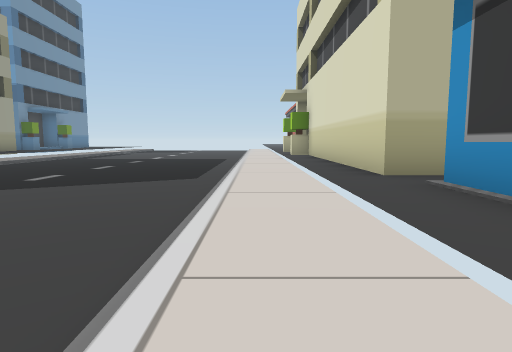
view 1 (above)

24 first-person views from a walk through a scene from a Unity 3-D project. The camera is 1.2 m above the floor, tilts 6° down and sees 75° across. The floor is counted in squares, 2 m on a side. Each view is taken from the middle of a square. On the plan, view 1 faces up. The plan holds only what a view shows up to about 10 squares ahead; the rest is blank. The place goes on beyond the plan.

view 2
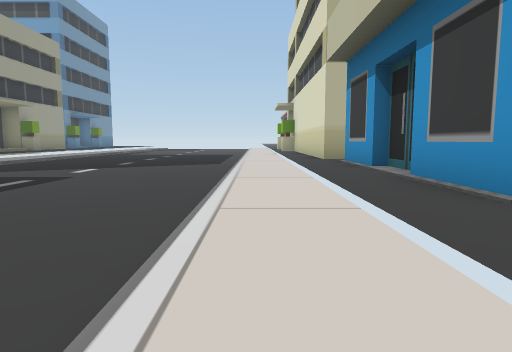

view 3
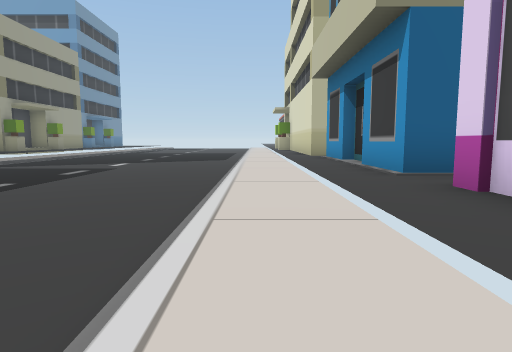

view 4
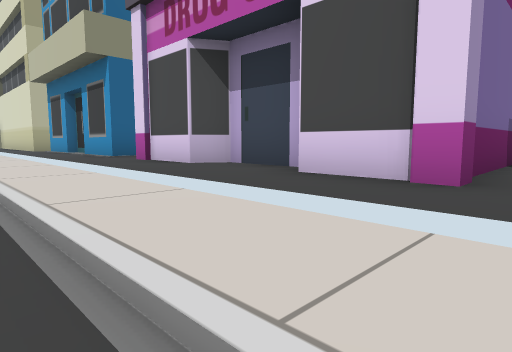

view 5
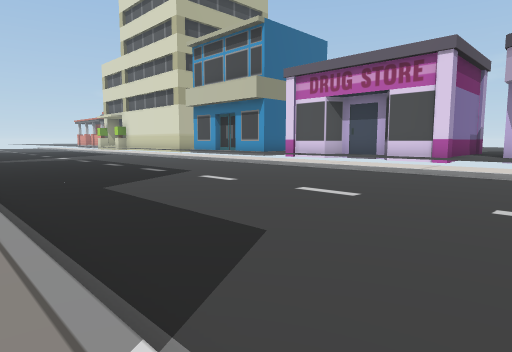

view 6
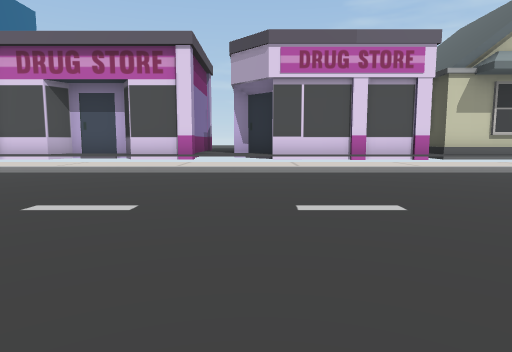

view 7
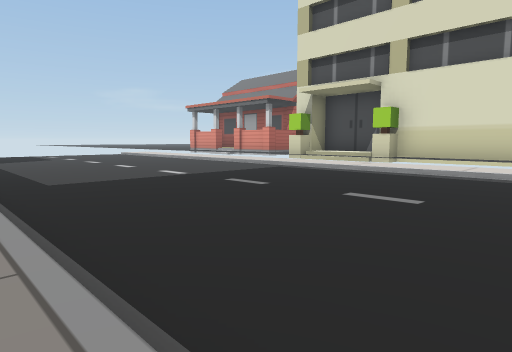

view 8
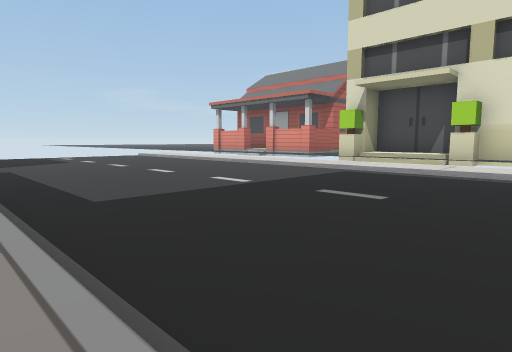

view 9
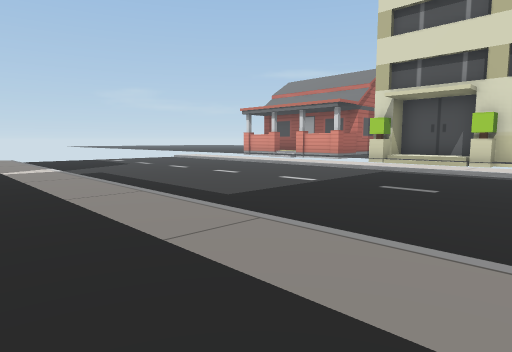

view 10
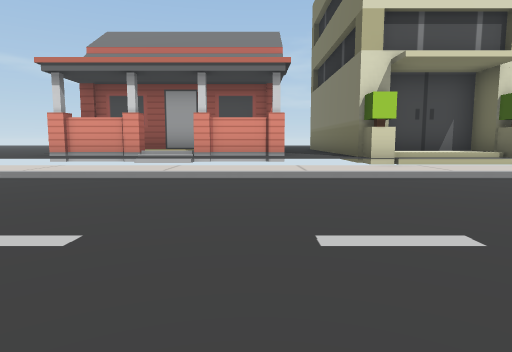

view 11
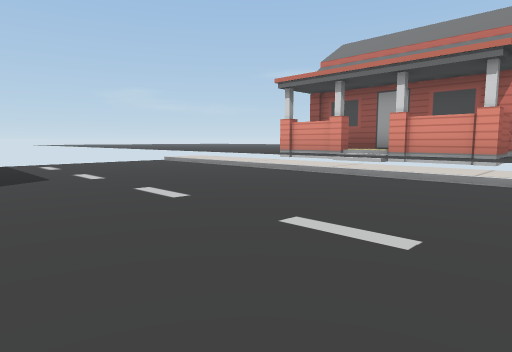

view 12
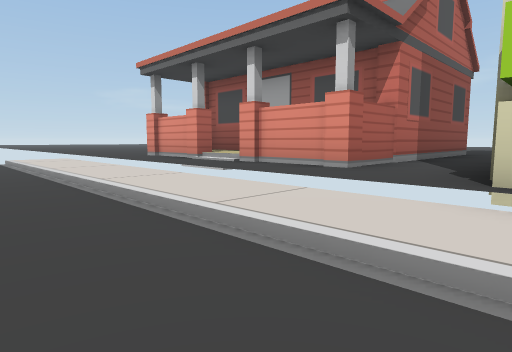

view 13
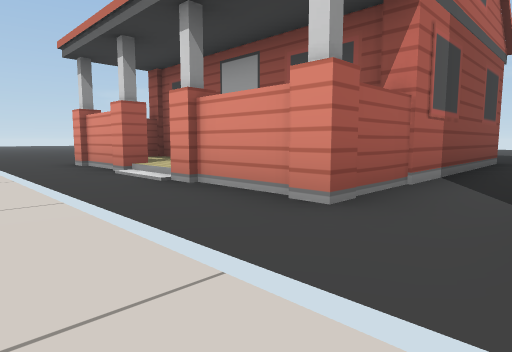

view 14
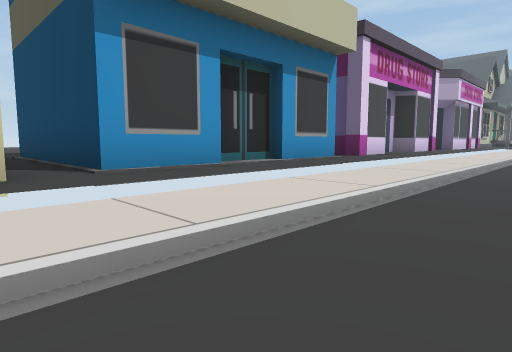

view 15
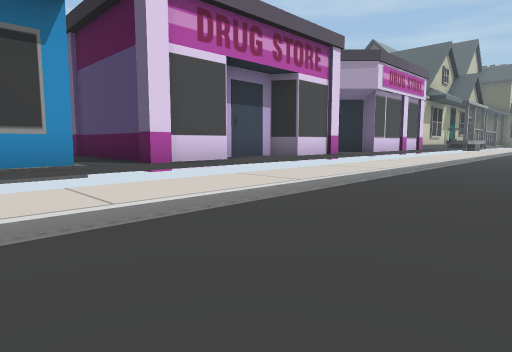

view 16
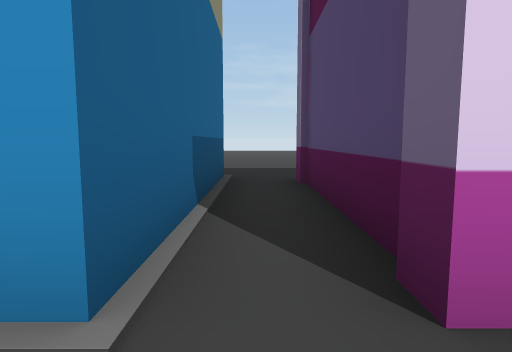

view 17
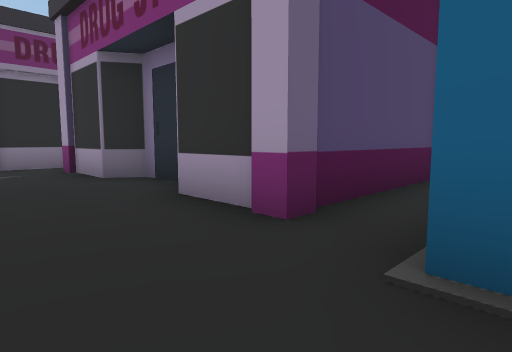

view 18
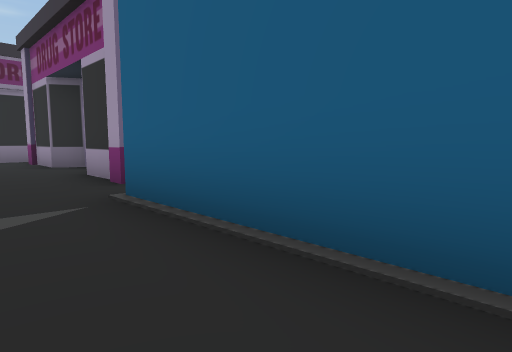

view 19
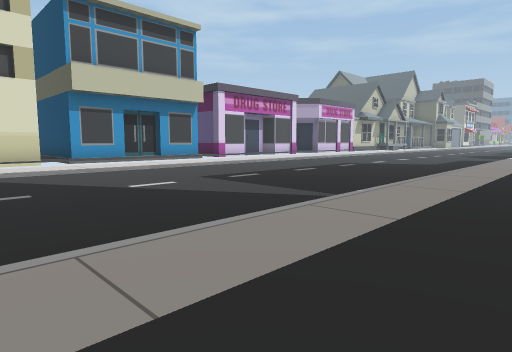

view 20
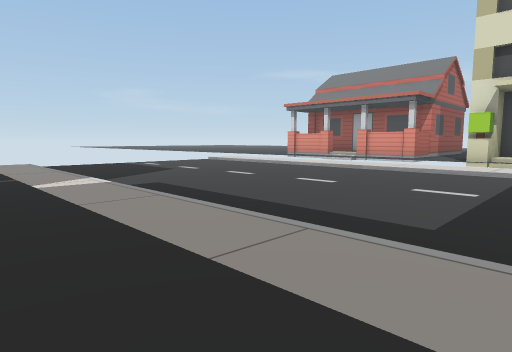

view 21
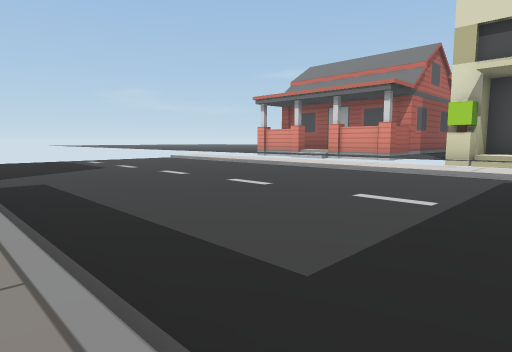

view 22
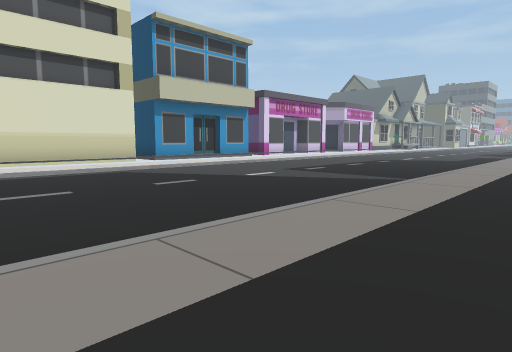

view 23
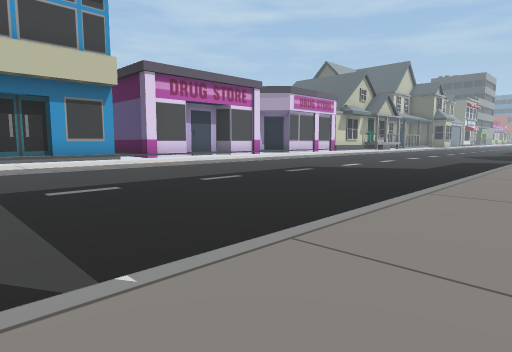

view 24
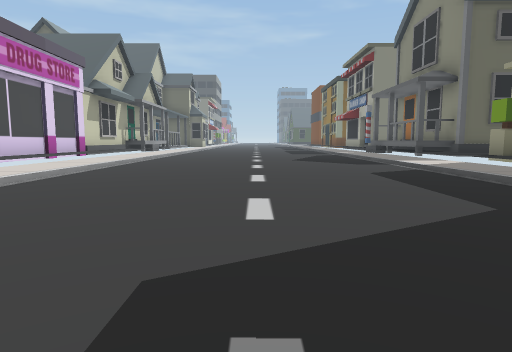

### Floor plan
Key: @ floor where view 1 was taken; # wall or solid block; . main floor; : floor 0.25 m higher than the main floor; + floor 0.5 m higher than the main floor; * floor 0.75 m higher than the main floor; / step, stairs or slope; B building.
Columns run from 10 left of view 1 to 8 right of it. Each row starts with its distance up from view 1.
 26             ++
 25            +++
 24     ......//+++
 23   :.......//+++
 22  /:.......//###
 21  /:.......//#*#
 20  /:.......//#*#
 19  /:.......///*#
 18  /:.......//# #
 17  /:.......//#######
 16 +/:.......//+++++++
 15 +/:.......//+++++
 14 +/:.......:B##
 13 +/:.......// #
 12 +/:.......// #
 11 //:.......:B##
 10 //:.......//#
  9 +/:.......//#
  8 +/:.......//#
  7 +/:.......//#
  6 +/:.......//#
  5 +/:.......//##
  4 +/:.......//++++++
  3 //:.......//#####+
  2  /:.......//##  #++
  1  /:.......//+#  #++
  0  /:.......@/##  #++
 -1  /:.......//#####++
 -2  /:.......//+++++++
 -3  /:.......//#####++
 -4   :.......//## ##++
 -5   :.......//+###+++
 -6   :.......//+###++
 -7   :.......//## ##+
 -8   :.......//#####+
 -9  /:.......//++  ++
-10  /:.......//+#  ##
-11 B/:.......//##
-12 +/:.......//#
-13 +/:.......//#
-14         ..//#

Where each view was taken, in squares from view 1:
view 1: 0 up, 0 right, facing up
view 2: 4 down, 0 right, facing up
view 3: 6 down, 0 right, facing up
view 4: 9 down, 1 left, facing up-right
view 5: 11 down, 8 left, facing up-right
view 6: 10 down, 7 left, facing right
view 7: 7 up, 8 left, facing up-right
view 8: 9 up, 8 left, facing up-right
view 9: 9 up, 10 left, facing up-right
view 10: 17 up, 6 left, facing right
view 11: 15 up, 6 left, facing up-right
view 12: 14 up, 2 left, facing up-right
view 13: 15 up, 0 right, facing up-right
view 14: 5 up, 2 left, facing down-right
view 15: 0 up, 3 left, facing down-right
view 16: 2 down, 1 right, facing right
view 17: 1 down, 8 right, facing down-left
view 18: 2 up, 8 right, facing down-left
view 19: 7 up, 10 left, facing down-right
view 20: 12 up, 10 left, facing up-right
view 21: 12 up, 8 left, facing up-right
view 22: 10 up, 10 left, facing down-right
view 23: 3 up, 9 left, facing down-right
view 24: 3 down, 4 left, facing down
